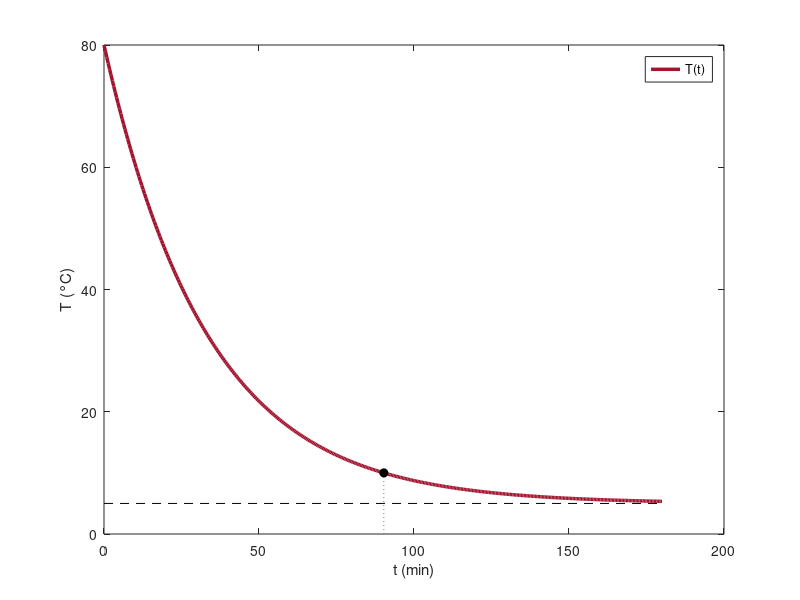

MATLAB code for this plot:
% Fig. 3.4: Cooling of a dish in the refrigerator (book, Section 3.1, Eq. 3.3 and 3.12)
% dT/dt = k (T^u - T) with k = 0.03 per minute, T^u = 5 °C, T(0) = 80 °C:  T(t) = 75 e^(-0.03 t) + 5
% (c) 2026 Philipp Kügler · Program for the book "Dynamical Systems in the Life Sciences" · MIT License (see LICENSE)
k = 0.03; Tu = 5; T0 = 80;
t = linspace(0, 180, 400);
T = Tu + (T0 - Tu) * exp(-k * t);
ts = log((T0 - Tu) / (10 - Tu)) / k;                     % time at which T = 10 °C is reached
fprintf('T = 10 °C after t = ln(15)/k = %.1f min\n', ts);
plot(t, T, 'Color', [0.64 0.08 0.18], 'LineWidth', 2.5); hold on
plot([0 180], [Tu Tu], 'k--');
plot([ts ts], [0 10], ':', 'Color', [0.5 0.5 0.5]); plot(ts, 10, 'ko', 'MarkerFaceColor', 'k'); hold off
xlabel('t (min)'); ylabel('T (°C)'); legend('T(t)');
